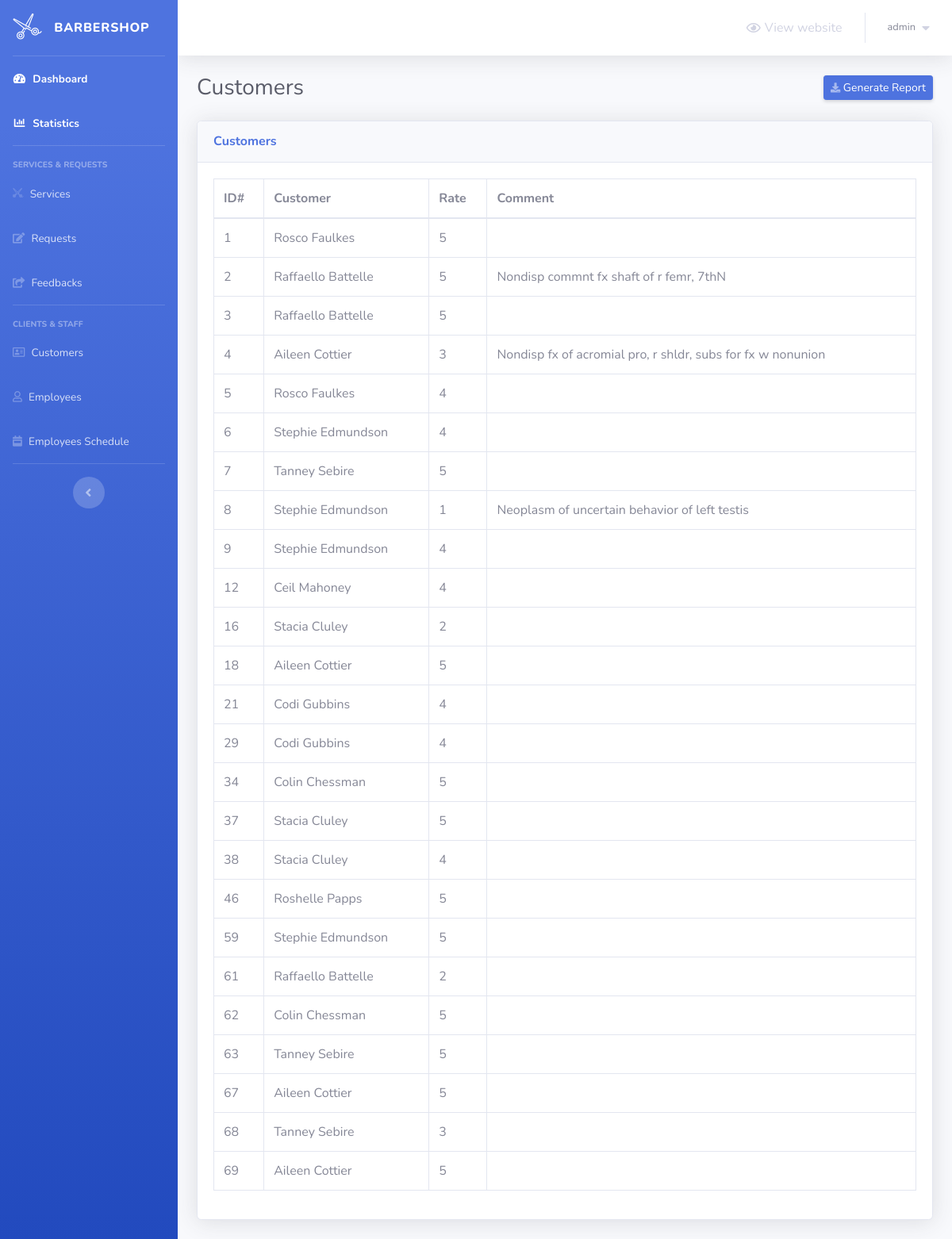
Screenshot of /Admin/feedbacks.php (signed in) with the database file from the repository.
### tables this page shows
CREATE TABLE `feedbacks` (
  `feedback_id` int(11) NOT NULL,
  `appointment_id` int(11) NOT NULL,
  `rate` int(11) NOT NULL,
  `comments` varchar(200) DEFAULT NULL
);

CREATE TABLE `customers` (
  `customer_id` int(5) NOT NULL,
  `first_name` varchar(30) NOT NULL,
  `last_name` varchar(30) NOT NULL,
  `phone_number` varchar(30) NOT NULL,
  `customer_email` varchar(50) NOT NULL
);

### Admin/feedbacks.php (the view, shortened to what this page needs)
<?php
    include 'connect.php';
    include 'Includes/templates/header.php';
    if(isset($_SESSION['username_barbershop_Xw211qAAsq4']) && isset($_SESSION['password_barbershop_Xw211qAAsq4']))
    {
?>
        <div class="container-fluid">
            <div class="d-sm-flex align-items-center justify-content-between mb-4">
                <h1 class="h3 mb-0 text-gray-800">Customers</h1>
                <a href="#" class="d-none d-sm-inline-block btn btn-sm btn-primary shadow-sm">
                    <i class="fas fa-download fa-sm text-white-50"></i>
                    Generate Report
                </a>
            </div>
            <?php
                $stmt = $con->prepare("SELECT * FROM feedbacks");
                $stmt->execute();
                $rows = $stmt->fetchAll();
            ?>
            <div class="card shadow mb-4">
                <div class="card-header py-3">
                    <h6 class="m-0 font-weight-bold text-primary">Customers</h6>
                </div>
                <div class="card-body">
                    <div class="table-responsive">
                        <table class="table table-bordered">
                            <thead>
                                <tr>
                                    <th scope="col">ID#</th>
                                    <th scope="col">Customer</th>
                                    <th scope="col">Rate</th>
                                    <th scope="col">Comment</th>
                                </tr>
                            </thead>
                            <tbody>
                                <?php
                                    foreach($rows as $row)
                                    {
                                        echo "<tr>";
                                            echo "<td>";
                                                echo $row['feedback_id'];
                                            echo "</td>";
                                            echo "<td>";
                                                $stmtCustomers= $con->prepare("SELECT first_name, last_name
                                                        from customers c, appointments a
                                                        where c.customer_id = a.customer_id
                                                        and a.appointment_id = ?");
                                                $stmtCustomers->execute(array($row['appointment_id']));
                                                $rowsCustomers= $stmtCustomers->fetchAll();
                                                foreach($rowsCustomers as $rowsCustomer)
                                                {
                                                    echo $rowsCustomer['first_name']." ".$rowsCustomer['last_name'];
                                                }
                                            echo "</td>";
                                            echo "<td>";
                                                echo $row['rate'];
                                            echo "</td>";
                                            echo "<td>";
                                                echo $row['comments'];
                                            echo "</td>";
                                        echo "</tr>";
                                    }
                                ?>
                            </tbody>
                        </table>
                    </div>
                </div>
            </div>
        </div>
<?php
        include 'Includes/templates/footer.php';
    }
    else
    {
        header('Location: login.php');
        exit();
    }
?>

### rows the page displays
feedbacks: feedback_id "1", rate "5"
customers: first_name "Rosco", last_name "Faulkes"
feedbacks: feedback_id "2", rate "5", comments "Nondisp commnt fx shaft of r femr, 7thN"
customers: first_name "Raffaello", last_name "Battelle"
feedbacks: feedback_id "3", rate "5"
feedbacks: feedback_id "4", rate "3", comments "Nondisp fx of acromial pro, r shldr, subs for fx w nonunion"
customers: first_name "Aileen", last_name "Cottier"
feedbacks: feedback_id "5", rate "4"
feedbacks: feedback_id "6", rate "4"
customers: first_name "Stephie", last_name "Edmundson"
feedbacks: feedback_id "7", rate "5"
customers: first_name "Tanney", last_name "Sebire"
feedbacks: feedback_id "8", rate "1", comments "Neoplasm of uncertain behavior of left testis"
feedbacks: feedback_id "9", rate "4"
feedbacks: feedback_id "12", rate "4"
customers: first_name "Ceil", last_name "Mahoney"
feedbacks: feedback_id "16", rate "2"
customers: first_name "Stacia", last_name "Cluley"
feedbacks: feedback_id "18", rate "5"
feedbacks: feedback_id "21", rate "4"
customers: first_name "Codi", last_name "Gubbins"
feedbacks: feedback_id "29", rate "4"
feedbacks: feedback_id "34", rate "5"
customers: first_name "Colin", last_name "Chessman"
feedbacks: feedback_id "37", rate "5"
feedbacks: feedback_id "38", rate "4"
feedbacks: feedback_id "46", rate "5"
customers: first_name "Roshelle", last_name "Papps"
feedbacks: feedback_id "59", rate "5"
feedbacks: feedback_id "61", rate "2"
feedbacks: feedback_id "62", rate "5"
feedbacks: feedback_id "63", rate "5"
feedbacks: feedback_id "67", rate "5"
feedbacks: feedback_id "68", rate "3"
feedbacks: feedback_id "69", rate "5"

### other values shown
$_SESSION['username_barbershop_Xw211qAAsq4'] "admin"
